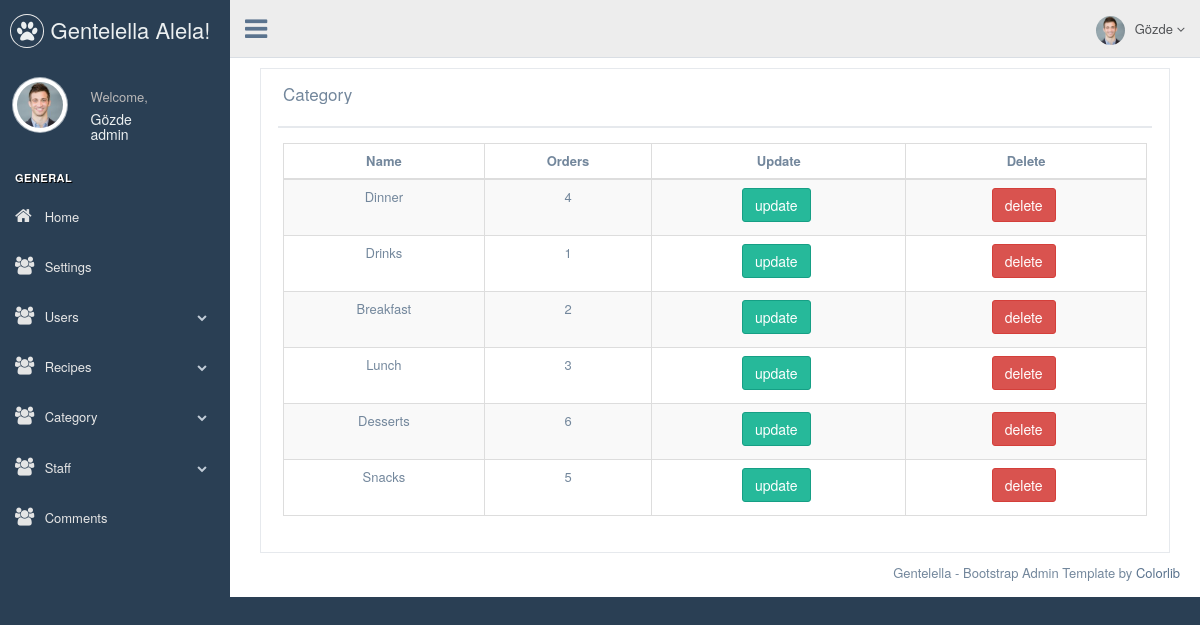
The app's page /admin/category.php (signed in) with its own data.
### tables this page shows
CREATE TABLE `users` (
  `userid` int(10) NOT NULL,
  `username` varchar(100) NOT NULL,
  `usersurname` varchar(100) NOT NULL,
  `usermail` varchar(100) NOT NULL,
  `userpassword` varchar(100) NOT NULL,
  `userrights` int(2) NOT NULL,
  `usersalt` varchar(100) NOT NULL,
  `deleted` int(1) NOT NULL DEFAULT 0
);

CREATE TABLE `rights` (
  `rightsid` int(10) NOT NULL,
  `rightsname` varchar(50) NOT NULL,
  `rights` varchar(500) NOT NULL,
  `deleted` int(1) NOT NULL DEFAULT 0
);

CREATE TABLE `category` (
  `categoryid` int(10) NOT NULL,
  `categoryname` varchar(50) NOT NULL,
  `orders` int(10) NOT NULL,
  `deleted` int(1) NOT NULL DEFAULT 0
);

### admin/class/DB.php (called while the page is built, shortened)
<?php
class DB{
	public  static $_connect=null;
	private $_pdo,
	$_query,
	$_counter=0,
	$_result,
	$_errors=false;
	public  function __construct(){
		try {
			$this->_pdo = new PDO('mysql:host=localhost;dbname=dinner', "root", "");
			$this->_pdo->exec("set names utf8");
		} catch (PDOException $e) {
			die($e->getMessage());
		}
	}
	public static function connect(){
		if(!isset(self::$_connect)){
			self::$_connect = new DB();
		}
		return self::$_connect;
	}
	public  function bring($fields=array()){
		if(count($fields)){
			switch ($fields[1]) {
				case 'all':
				$sql="select * from $fields[0] where deleted = ?";
				if(!$this->query($sql,array(0))->errors()){
					return $this;
				}else{
					return false;
				}
				break;
				case 'query':
				$file=$fields[2];
				$operator=$fields[3];
				$value=$fields[4];
				$sql="select * from $fields[0] where deleted = ? and  $file $operator ? ";
				if(!$this->query($sql,array(0,$value))->errors()){
					return $this;
				}else{
					return false;
				}
				break;
			}
		}else{
			return false;
		}
	}
	public  function query($sql=null,$parametre=array()){
		if($sql && count($parametre)){
			if($this->_query=$this->_pdo->prepare($sql)){
				$x=1;
				if(count($parametre)){
					foreach ($parametre as $param) {
						$this->_query->bindValue($x,$param);
						$x++;
					}
					if($this->_query->execute()){
						$this->_result=$this->_query->fetchAll(PDO::FETCH_OBJ);
						$this->_counter=$this->_query->rowCount();
					}else{
						$this->_errors=true;
					}
					return $this;
				}else{
					return false;
				}
			}else{
				return false;
			}
		}else{
			return false;
		}
	}
	public  function counter(){
		return $this->_counter;
	}
	public  function errors(){
		return $this->_errors;
	}
	public  function first(){
		return $this->_result[0];
	}
}
?>

### admin/class/User.php (called while the page is built, shortened)
<?php
class User{
	private $_db,
	$_session,
	$_data,
	$_rightsname,
	$_counter=0;
	public function __construct($userid=null){
		$this->_db =  DB::connect();
		$this->_session="users";
		if(!$userid){
			if(Session::check($this->_session)){
				$sqldata=$this->_db->bring(array("users","query","usersalt","=",Session::bring($this->_session)));
				if($sqldata->counter()){
					$this->_data=$sqldata->first();
					$rights=$this->_db->bring(array("rights","query","rightsid","=",$this->_data->userrights));
					$this->_rightsname=$rights->first()->rightsname;
					return $this;
				}
			}else{
				return false;
			}
		}
	}
	public function rights($rights=null){
		if($rights){
			if($rightsquery=$this->_db->bring(array("rights","query","rightsid","=",$this->data()->userrights))){
				if($rightsquery->counter()){
					$rightsresult=json_decode($rightsquery->first()->rights,true);
					if(isset($rightsresult[$rights]) && $rightsresult[$rights]==true){
						return true;
					}else{
						return false;
					}
				}else{
					return false;
				}
			}else{
				return false;
			}
		}else{
			return false;
		}
	}
	public function data(){
		return $this->_data;
	}
	public function rightsname(){
		return $this->_rightsname;
	}
}

### admin/class/Session.php (called while the page is built, shortened)
<?php
class Session{
	public static function check($name=null){
		if($name){
			return (isset($_SESSION[$name]))? true : false;
		}else{
			return false;
		}
	}
	public static function bring($name=null){
		if($name){
			if(self::check($name)){
				return $_SESSION[$name];
			}else{
				return false;
			}
		}else{
			return false;
		}
	}
}
?>

### admin/class/Main.php (called while the page is built, shortened)
<?php
class Main{
	private $_db,
	$_data,
	$_counter;
	public  function __construct($data=array()){
		$this->_db=DB::connect();
	}
	public  function databring($fields){
		if(count($fields)){
			if($databr=$this->_db->bring($fields)){
				if($databr->counter()){
					$this->_counter=$databr->counter();
					if(count($databr->all())===1){
						$this->_data=$databr->first();
					}elseif(count($databr->all())>1){
						$this->_data=$databr->all();
					}
					return true;
				}else{
					return false;
				}
			}else{
				return false;
			}
		}else{
			return false;
		}
	}
	public  function data(){
		return $this->_data;
	}
	public  function counter(){
		return $this->_counter;
	}
}
?>

### admin/category.php (the view, shortened to what this page needs)
<?php include 'header.php';
?>
<div class="right_col" role="main">
	<div class="col-md-12 col-sm-12 col-xs-12">
		<div class="x_panel">
			<div class="x_title">
				<h2>Category</small></h2>
				<div class="clearfix"></div>
			</div>
			<div class="x_content">
				<table id="datatable" class="table table-striped table-bordered">
					<thead>
						<tr>
							<th style="text-align: center;">Name</th>
							<th style="text-align: center;">Orders</th>
							<th style="text-align: center;">Update</th>
							<th style="text-align: center;">Delete</th>
						</tr>
					</thead>
					<tbody>
						<?php
						$category = new Main();
						$category->databring(array("category","all"));
						if($category->counter()){
							foreach ($category->data() as $key) { ?>
								<tr id="<?php echo $key->categoryid ?>">
									<td style="text-align: center;"><?php echo $key->categoryname; ?></td>
									<td style="text-align: center;" ><?php echo $key->orders;  ?> </td>
									<td style="text-align: center;" ><a href="updatecategory.php?id=<?php echo $key->categoryid ?>"><input type="button" class="btn btn-success" name="update" value="update"></a></td>
									<td style="text-align: center;" >
										<input type="button" class="btn btn-danger" onclick="$.del('category',<?php echo $key->categoryid; ?>)" name="delete" value="delete">
									</td>
								</tr>
							<?php	}
						}else{
							Main::direct("index");
						}
						?>
					</tbody>
				</table>
			</div>
		</div>
	</div>
</div>
</div>
<?php include 'footer.php' ?>

### admin/header.php (shortened to what this page needs)
<?php
$user = new User();
if(!Session::check("users")){
  Main::direct("login");
}elseif($user->rights("panel")){
  $userr=$user->data();
}else{
 Main::direct("../index");
}
?>
<!DOCTYPE html>
<html lang="en">
<head>
  <link href="public/vendors/bootstrap/dist/css/bootstrap.min.css" rel="stylesheet">
  <link href="public/vendors/font-awesome/css/font-awesome.min.css" rel="stylesheet">
  <link href="public/vendors/nprogress/nprogress.css" rel="stylesheet">
  <link href="public/vendors/iCheck/skins/flat/green.css" rel="stylesheet">
  <link href="public/vendors/bootstrap-progressbar/css/bootstrap-progressbar-3.3.4.min.css" rel="stylesheet">
  <link href="public/vendors/jqvmap/dist/jqvmap.min.css" rel="stylesheet"/>
  <link href="public/vendors/bootstrap-daterangepicker/daterangepicker.css" rel="stylesheet">
  <link href="public/build/css/custom.min.css" rel="stylesheet">
  <link rel="stylesheet" type="text/css" href="https://cdnjs.cloudflare.com/ajax/libs/izitoast/1.4.0/css/iziToast.min.css">
</head>
<body class="nav-md">
<div class="container body">
  <div class="main_container">
    <div class="col-md-3 left_col">
      <div class="left_col scroll-view">
        <div class="navbar nav_title" style="border: 0;">
          <a href="/dinner/admin" class="site_title"><i class="fa fa-paw"></i> <span>Gentelella Alela!</span></a>
        </div>
        <div class="profile clearfix">
          <div class="profile_pic">
            <img src="public/images/img.jpg" alt="..." class="img-circle profile_img">
          </div>
          <div class="profile_info">
            <span>Welcome,</span>
            <h2><?php echo $userr->username; ?></h2>
            <h2><?php echo $user->rightsname(); ?></h2>
          </div>
        </div>
        <br />
        <div id="sidebar-menu" class="main_menu_side hidden-print main_menu">
          <div class="menu_section">
            <h3>General</h3>
            <ul class="nav side-menu">
              <li><a href="/dinner/admin"><i class="fa fa-home"></i> Home </a></li>
              <?php
              if($user->rights("settings")){ ?>
                <li><a href="settings.php"><i class="fa fa-users"></i> Settings</a></li>
              <?php }  ?>
              <?php
              if($user->rights("user")){ ?>
                <li><a><i class="fa fa-users"></i> Users <span class="fa fa-chevron-down"></span></a>
                </li>
              <?php }  ?>
              <?php
              if($user->rights("recipes")){ ?>
                <li><a><i class="fa fa-users"></i> Recipes <span class="fa fa-chevron-down"></span></a>
                </li>
              <?php }  ?>
              <?php
              if($user->rights("category")){ ?>
                <li><a><i class="fa fa-users"></i> Category <span class="fa fa-chevron-down"></span></a>
                </li>
              <?php }  ?>
              <?php
              if($user->rights("staff")){ ?>
                <li><a><i class="fa fa-users"></i> Staff <span class="fa fa-chevron-down"></span></a>
                </li>
              <?php }  ?>
              <?php
              if($user->rights("comments")){ ?>
                <li><a href="comments.php"><i class="fa fa-users"></i> Comments </a></li>
              <?php }  ?>
            </ul>
          </div>
        </div>
      </div>
    </div>
    <div class="top_nav">
      <div class="nav_menu">
        <nav>
          <div class="nav toggle">
            <a id="menu_toggle"><i class="fa fa-bars"></i></a>
          </div>
          <ul class="nav navbar-nav navbar-right">
            <li class="">
              <a href="javascript:;" class="user-profile dropdown-toggle" data-toggle="dropdown" aria-expanded="false">
                <img src="public/images/img.jpg" alt=""><?php echo $userr->username; ?>
                <span class=" fa fa-angle-down"></span>
              </a>
            </li>
          </ul>
        </nav>
      </div>
    </div>

### records on screen
users: username "Gözde"
rights: rightsname "admin"
category: categoryname "Dinner", orders "4"
category: categoryname "Drinks", orders "1"
category: categoryname "Breakfast", orders "2"
category: categoryname "Lunch", orders "3"
category: categoryname "Desserts", orders "6"
category: categoryname "Snacks", orders "5"
